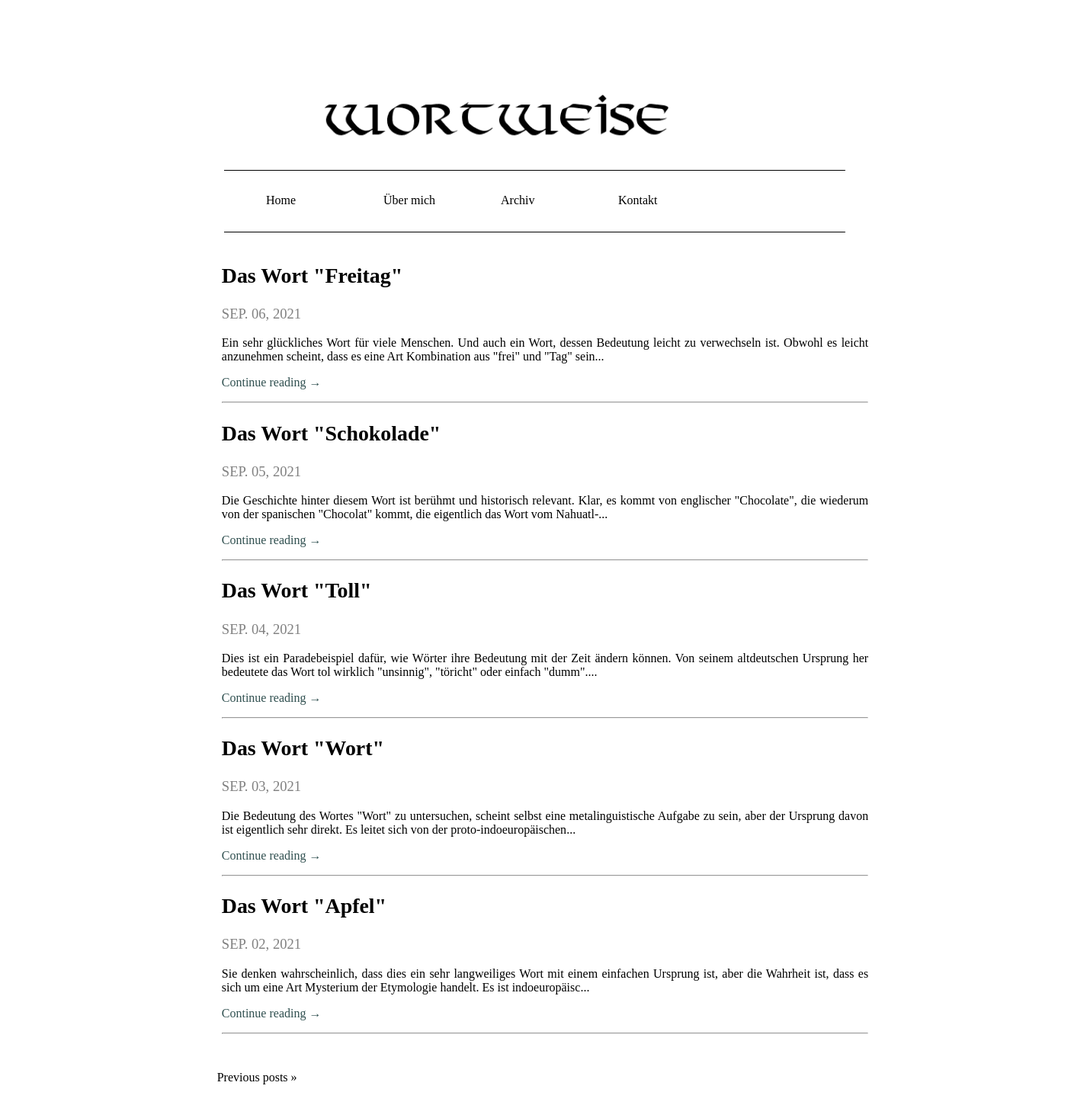
The page / on the database its author committed.
### wortweise/models.py (models this page shows, shortened)
class Post(models.Model):
	title = models.CharField(max_length=255)
	time = models.CharField(max_length=255)
	slug = models.SlugField(max_length=200, unique=True, null=True)
	author = models.ForeignKey(User, on_delete=models.CASCADE)
	created_on = models.DateTimeField(auto_now_add=True)
	body = models.TextField()
	class Meta:
        	ordering = ['-created_on']

### wortweise/views.py (the view)
# urls.py: path('', HomeView.as_view(), name="home"),
class HomeView(ListView):
	queryset = Post.objects.order_by('-created_on')
	model = Post
	template_name ='home.html'
	paginate_by = 5

### wortweise/templates/home.html (shortened to what this page needs)
<!DOCTYPE html>
<html>
<head>
{% load static %}
<link rel="stylesheet" type="text/css" href= "{% static 'polls/style-blog.css' %}?{% now "U" %}">
</head>
<body>
    <div class="logo">
    <a href="{% url 'home' %}"><img src = "{% static 'polls/images/wort-logo1.png' %}?{% now "U" %}" ></a>
    </div>
    <nav>
        <ul>
        <li><a href="{% url 'home' %}" class="cool-link">Home</a></li>
        <li><a href="{% url 'about-detail' %}" class="cool-link">&Uuml;ber mich</a></li>
        <li><a href="{% url 'list-detail' %}" class="cool-link">Archiv</a></li>
        <li><a href="{% url 'contact-detail' %}" class="cool-link">Kontakt</a></li>
        </ul>
    </nav>
</body>
<br>
<div class="blog-posts">
{% for post in object_list %}
    <div class="blogtitle">
        <h2>{{ post.title }}<h2/>
    </div>
    <time datetime="03-06-2021"><p style="color:gray;font-size:1.3vw;">{{ post.time }}</p></time>
    <div class="blogtext">
        <p>     {{ post.body|slice:":200"}}... </p>
    </div>
    <p><a href="{% url 'post_detail' post.slug %}" style="text-decoration:none; color:darkslategray;">Continue reading →</a></p>
    <hr>
{% endfor%}
</div>
{% if is_paginated %}
  <div class="myfooter">
    {% if page_obj.has_next %}
    <li><a href="?page={{ page_obj.next_page_number }}" class="page-link">Previous posts &raquo;</a></li>
    {% endif %}
  </div>
{% endif %}
</html>

### wortweise/static/polls/style-blog.css (style rules this page uses)
nav { width: 100vw; overflow:auto; background: white; max-width:100%; height:auto;" border-color: black; display: block; margin: auto; }
ul { padding: 10px 50px; width: 50vw; margin: 15vw 0 0 20vw; list-style: none; border-top: 1px solid black; border-bottom: 1px solid black; border-color: black; }
.myfooter { text-align: justify; margin-top: 2vw; margin-left: 19vw; width: 100%; font-family: 'Lora', Georgia, serif; }
li { display: inline-block; width: 150px; border-color: black; }
li a { display: inline-block; padding: 20px 5px; text-decoration: none; font-family: Libre-Baskerville; color: black; text-align: center; border-color: black; }
.cool-link::after { content:''; display: block; width: 0; height: 2px; background: black; transition: width .3s }
.logo { background-image: url("images/wort-logo1.png") no-repeat; position: relative; width: fit-content; }
.logo img { position: absolute; margin-top: 8vw; margin-left: 29vw; width: 32vw; height: auto; }
.blog-posts { text-align: justify; margin-top: 100px; margin: auto; width: 60%; font-family: 'Lora', Georgia, serif; }
.blogtitle { font-family: 'Georgia', serif; font-size:1.3vw; }
.blogtext { text-align: justify; margin-top: 100px; margin: auto; width: 100%; font-family: 'Lora', Georgia, serif; }

### rows shown on the page
Post: title "Das Wort \"Freitag\"", time "SEP. 06, 2021", body "Ein sehr glückliches Wort für viele Menschen. Und auch ein Wort, dessen Bedeutung leicht zu verwechseln ist. Obwohl es leicht anzunehmen scheint, dass es eine Art Kombination aus \"frei\" und \"Tag\" sein"
Post: title "Das Wort \"Schokolade\"", time "SEP. 05, 2021", body "Die Geschichte hinter diesem Wort ist berühmt und historisch relevant. Klar, es kommt von englischer \"Chocolate\", die wiederum von der spanischen \"Chocolat\" kommt, die eigentlich das Wort vom Nahuatl-"
Post: title "Das Wort \"Toll\"", time "SEP. 04, 2021", body "Dies ist ein Paradebeispiel dafür, wie Wörter ihre Bedeutung mit der Zeit ändern können. Von seinem altdeutschen Ursprung her bedeutete das Wort tol wirklich \"unsinnig\", \"töricht\" oder einfach \"dumm\"."
Post: title "Das Wort \"Wort\"", time "SEP. 03, 2021", body "Die Bedeutung des Wortes \"Wort\" zu untersuchen, scheint selbst eine metalinguistische Aufgabe zu sein, aber der Ursprung davon ist eigentlich sehr direkt. Es leitet sich von der proto-indoeuropäischen"
Post: title "Das Wort \"Apfel\"", time "SEP. 02, 2021", body "Sie denken wahrscheinlich, dass dies ein sehr langweiliges Wort mit einem einfachen Ursprung ist, aber die Wahrheit ist, dass es sich um eine Art Mysterium der Etymologie handelt. Es ist indoeuropäisc"
